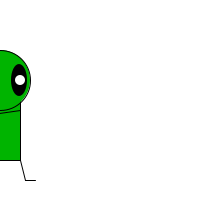
Frame 1 (no input)
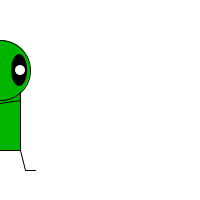
Frame 60 (the mouse pressed at the canvas centre just before this capture)
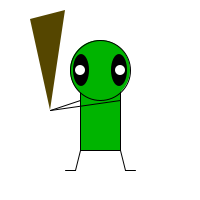
Frame 120 (the mouse held since frame 60 and released just before this capture)

The Processing sketch that drew these frames (run headless with seeded random() and noise(); from frame 60 on, the mouse is pressed at the canvas centre):

// Processing sketch: processing_123061
// ── processing_123061.pde

int monsterX;
int monsterY;
int richting;
int teller;
boolean test;

void setup() {
  size(200, 200);
  background(255);
  monsterY = 100;
  richting = 10;
  teller = 0;
  test = true;
}

void draw() {
  background(255);
  monsterX = mouseX;
  monsterY = monsterY + richting;
  if(monsterY <= 0 || monsterY >= height){  //voorwaarde heen en weer bewegen
    richting = -richting; //omdraaien van richting
    teller = teller + 1; //de teller
  }
  rectMode(CENTER);
  stroke(0);
  if(test){fill(0, 180, 0);}
  if(!test){fill(0,100, 0);}
  if(teller == 10){ teller = 0; test = !test;}
  //fill(0, 180, 0);
  rect( monsterX, monsterY, 40, 100); // body
  ellipse(monsterX, monsterY-30, 60, 60); //head
  fill(0);
  noStroke();
  ellipse(monsterX-19, monsterY-30, 16, 32); //left eye
  ellipse(monsterX+19, monsterY-30, 16, 32); //right eye
  fill(255);
  ellipse(monsterX-20, monsterY-30, 10, 10); //left pupil
  ellipse(monsterX+20, monsterY-30, 10, 10); //right pupil
  stroke(0);
  line(monsterX-20, monsterY+50, monsterX-25, monsterY+70); //left leg
  line(monsterX-25, monsterY+70, monsterX-35, monsterY+70); //left foot
  line(monsterX+20, monsterY+50, monsterX+25, monsterY+70); //right leg
  line(monsterX+25, monsterY+70, monsterX+35, monsterY+70); //right foot
  line(monsterX-20, monsterY, monsterX-50, monsterY+10); //left arm
  line(monsterX+20, monsterY, monsterX-50, monsterY+10); //right arm
  fill(85, 70, 0);
  noStroke();
  triangle(monsterX-50, monsterY+10, monsterX-35, monsterY-90, monsterX-70, monsterY-81); //knuppel
  // herhalen
 /* if(monsterY==-80) {
    monsterY=300;
  }*/

}
